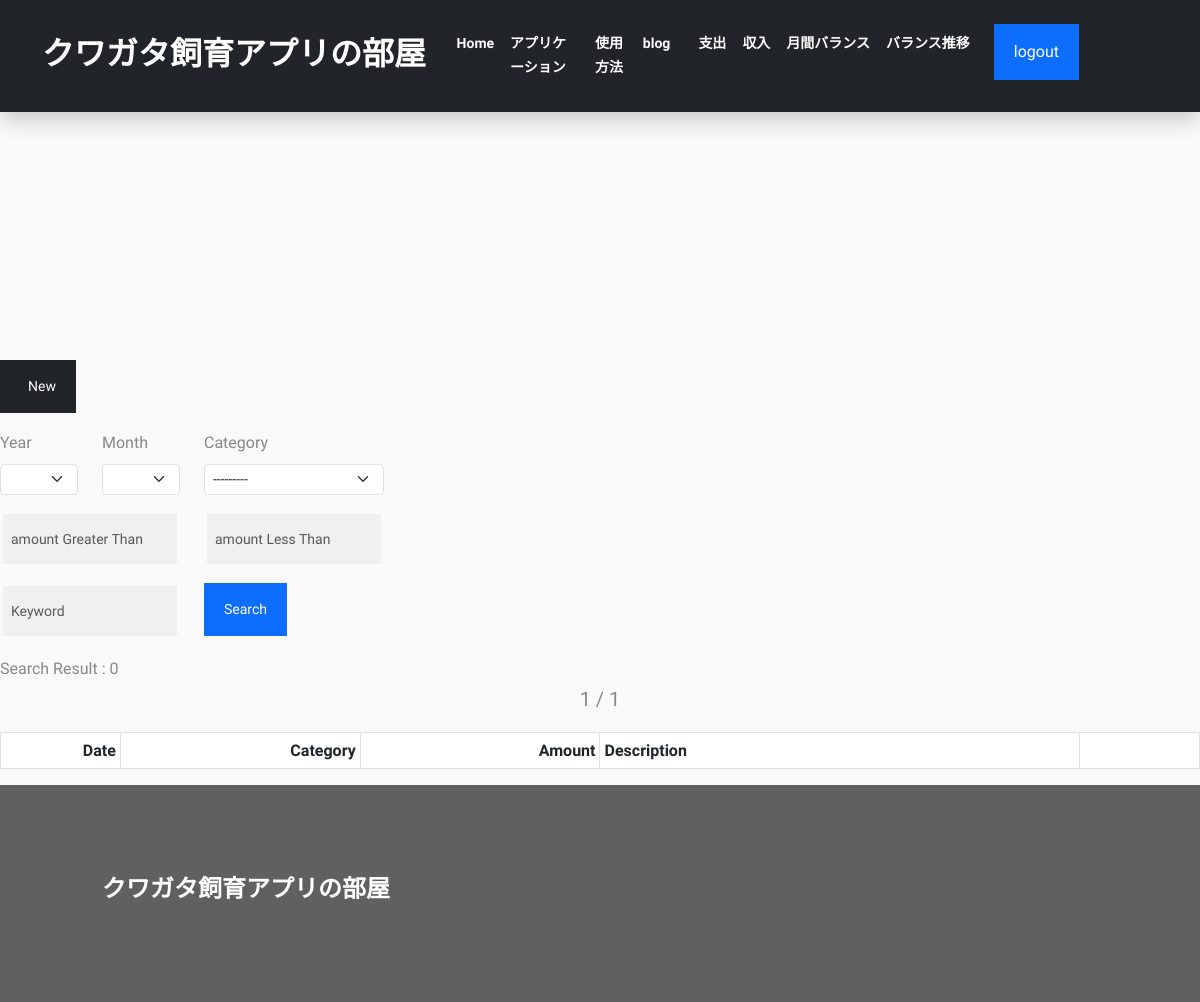
Page / (signed in) on the earlier database version.
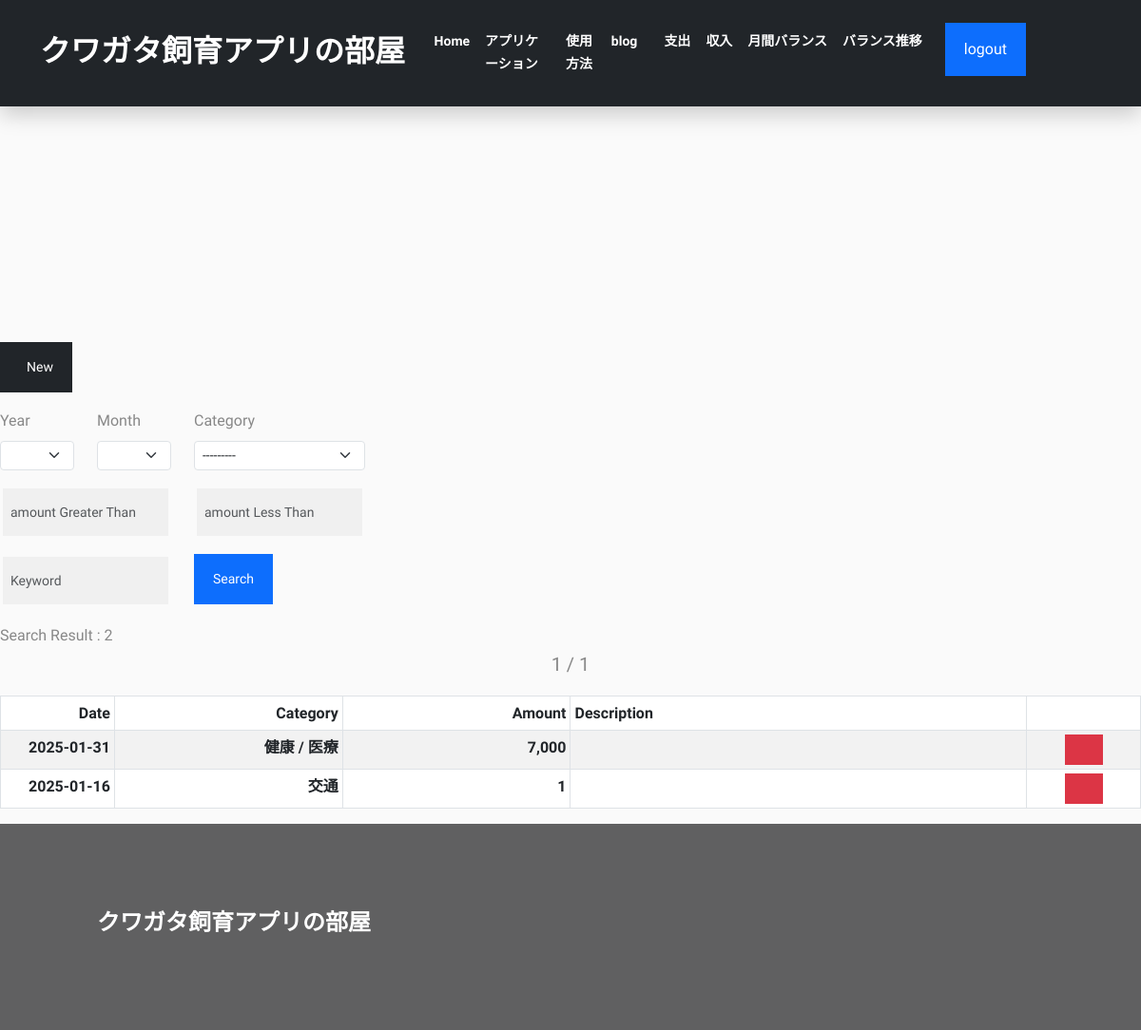
Same page on the later database version.
### kakeibo/models.py (models this page shows)
class Payment(models.Model):
    user = models.ForeignKey(User, on_delete=models.CASCADE)
    date = models.DateField('日付')
    amount = models.IntegerField('金額')
    category = models.ForeignKey(PaymentCategory, on_delete=models.PROTECT, verbose_name='カテゴリ')
    description = models.TextField('摘要', null=True, blank=True)

class PaymentCategory(models.Model):
    name = models.CharField('カテゴリ名', max_length=32)
    def __str__(self):
        return self.name

### kakeibo/views.py (the view, shortened to what this page needs)
# urls.py: path('', login_required(views.PaymentList.as_view()), name='payment_list'),
class PaymentList(LoginRequiredMixin,generic.ListView):
    template_name = 'payment_list.html'
    model = Payment
    ordering = '-date'
    paginate_by = 10
    def get_queryset(self):
        queryset = super().get_queryset().filter(user=self.request.user)
        self.form = form = PaymentSearchForm(self.request.GET or None)
        return queryset
    def get_context_data(self, **kwargs):
        context = super().get_context_data(**kwargs)
        context['search_form'] = self.form
        context['create_form'] = PaymentCreateForm
        context['action_url'] = '/payment_create/'
        return context

### kakeibo/my_context_processor.py (called while the page is built)
def common(request):
    now = datetime.now()
    return {"now_year": now.year,
            "now_month": now.month}

### templates/payment_list.html (shortened to what this page needs)
{% extends 'base.html' %}
{% load static %}
{% load humanize %}
{% block nav %}
                <div class="container">
                  <div class="collapse navbar-collapse" id="navbarNav">
                    <ul class="navbar-nav">
                      <li class="nav-item">
                        <a class="nav-link text-white" href="{% url 'kakeibo:payment_list'%}">支出</a>
                      </li>
                      <li class="nav-item">
                        <a class="nav-link text-white" href="{% url 'kakeibo:income_list'%}">
                          収入
                        </a>
                      </li>
                      <li class="nav-item">
                        <a class="nav-link text-white" href="{% url 'kakeibo:monthly_balance' now_year now_month%}">
                          月間バランス
                        </a>
                      </li>
                      <li class="nav-item">
                        <a class="nav-link text-white" href="{% url 'kakeibo:balance_transition' %}">
                          バランス推移
                        </a>
                      </li>
                      {% endblock %}
{% block content %}
<button type="button" class="mb-2 btn btn-sm btn-rounded btn-dark">
  <span class="ls-widest text-white"><a href="{% url 'kakeibo:payment_create' %}" class="text-white">New</a></span>
</button>
<link rel="stylesheet" href="{% static 'style1.css' %}">
{% include "payment_search_form.html" %}
<div class="mt-3"> Search Result : {{ page_obj.paginator.count|intcomma }}</div>
{% include "pagination.html" %}
{% include "payment_table.html" %}
{% endblock %}
{% block extrajs %}
{% include "cdn_datepicker.html" %}
{% endblock %}

### templates/payment_table.html (shortened to what this page needs)
{% load humanize %}
<div class="table-responsive">
  <table class="table table-sm table-striped table-bordered">
      {% include "thead.html" %}
    <tbody>
      {% for payment in payment_list %}
      <tr>
        <th class="text-end">{{ payment.date|date:'Y-m-d' }}</th>
        <th class="text-end">{{ payment.category }}</th>
        <th class="text-end">{{ payment.amount|intcomma}}</th>
        <th class="text-start">
        </th>
        <th class="text-center">
          <button type="button" class="btn btn-floating btn-danger delete-modal-button"
          data-mdb-toggle="modal"
          data-mdb-target="#itemDeleteModal"
          data-deleteurl="{% url 'kakeibo:payment_delete' payment.pk %}"
          data-date="{{ payment.date|date:'Y-m-d' }}"
          data-category="{{ payment.category }}"
          data-amount="{{ payment.amount }}"
          data-description="{{ payment.description }}"
          >
          </button>
        </th>
      </tr>
      {% endfor %}
    </tbody>
  </table>
</div>

Differences in the rows shown:
added Payment: date "2025-01-31", category "健康 / 医療", amount "7,000"
added Payment: date "2025-01-16", category "交通", amount "1"
Other differences:
{{ page_obj.paginator.count|intcomma }}: "0" → "2"
